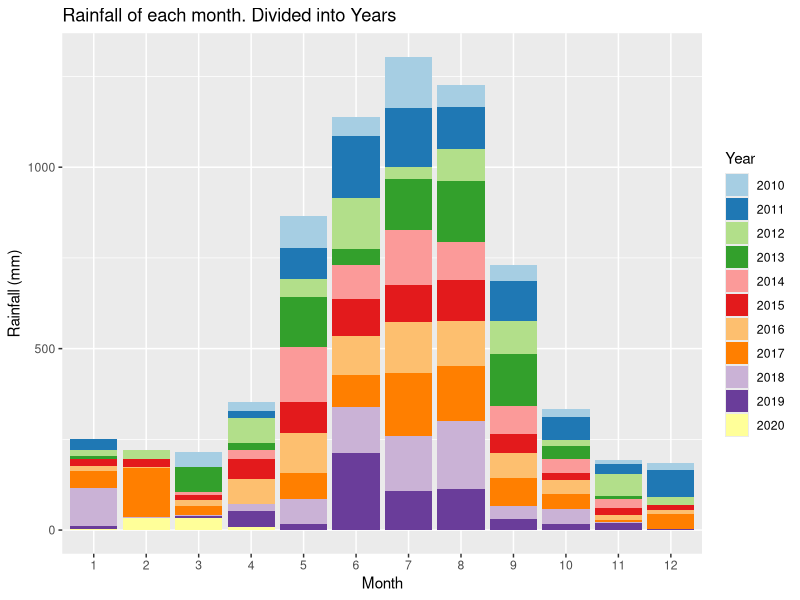
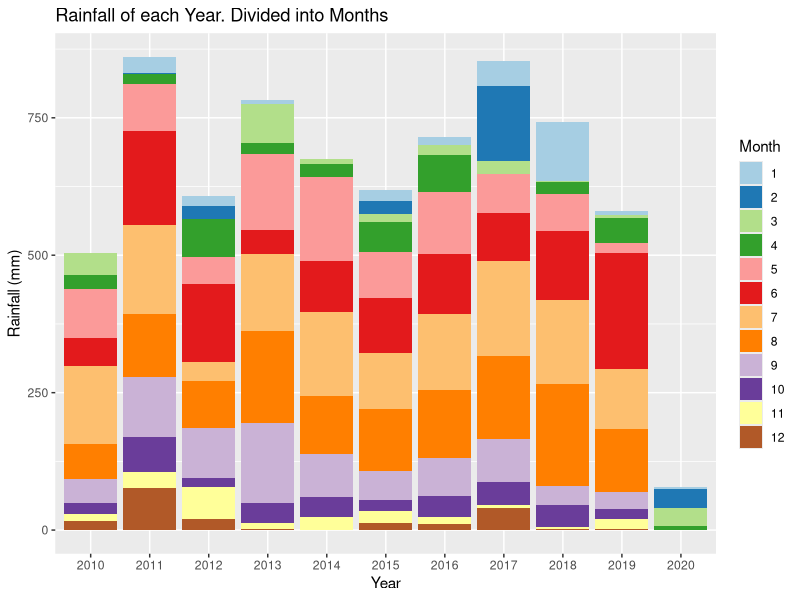
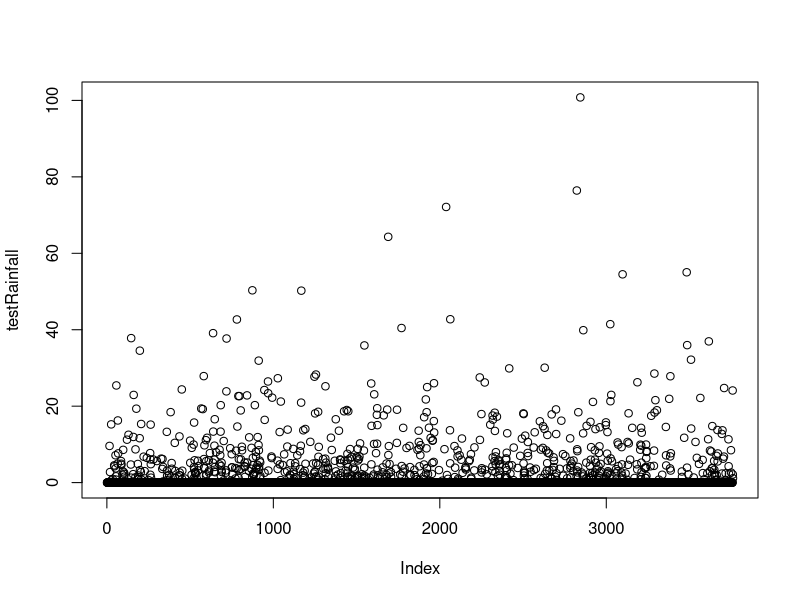
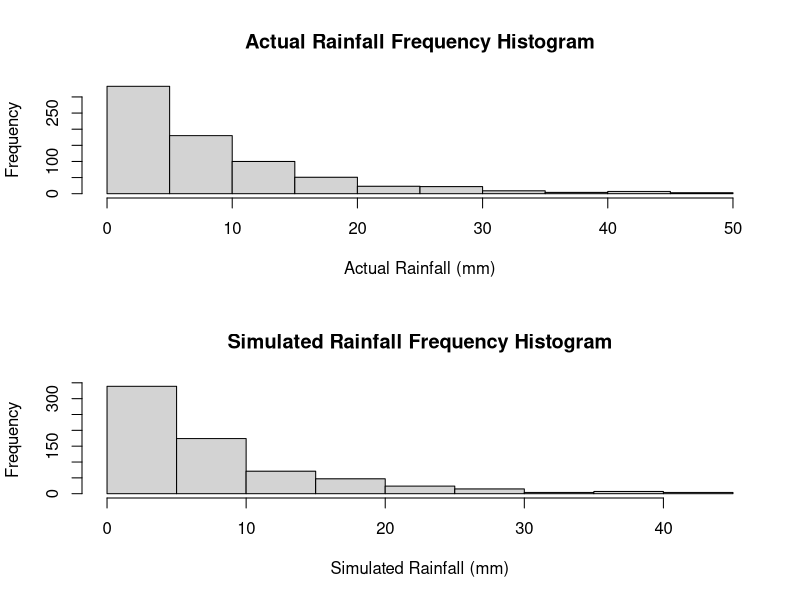
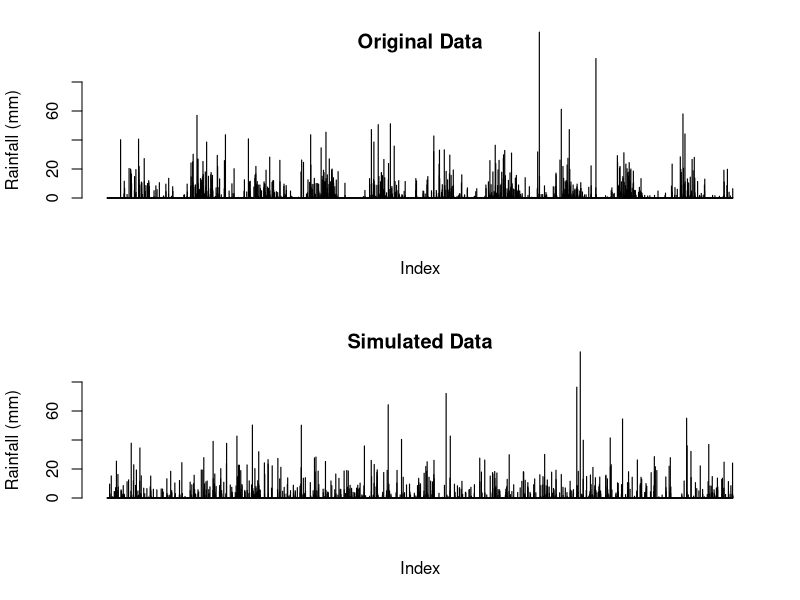
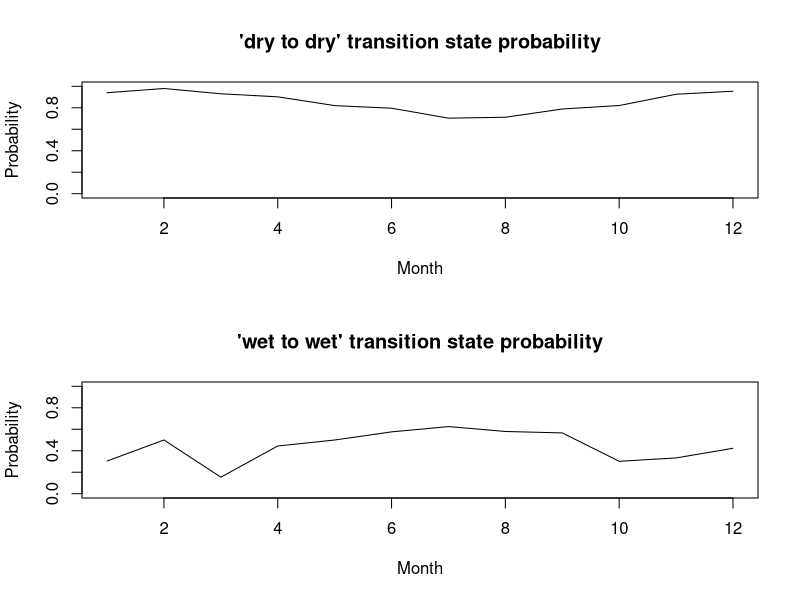
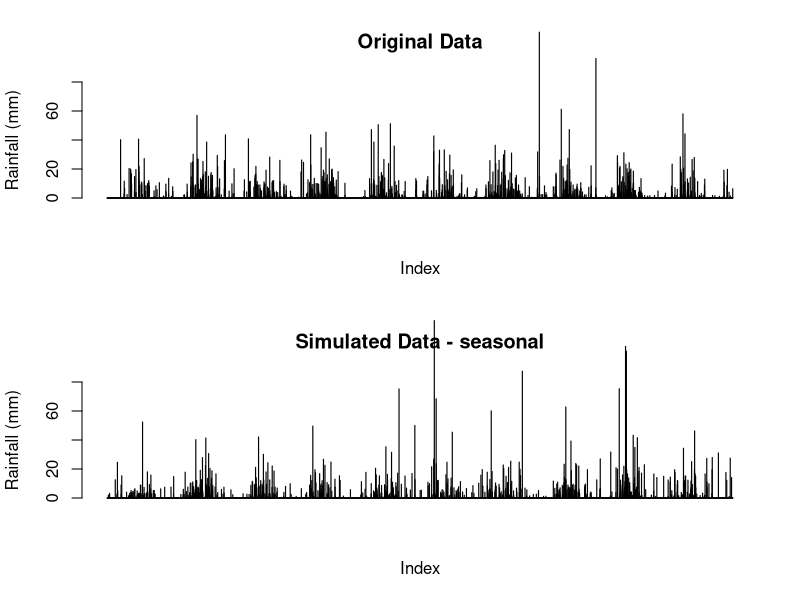
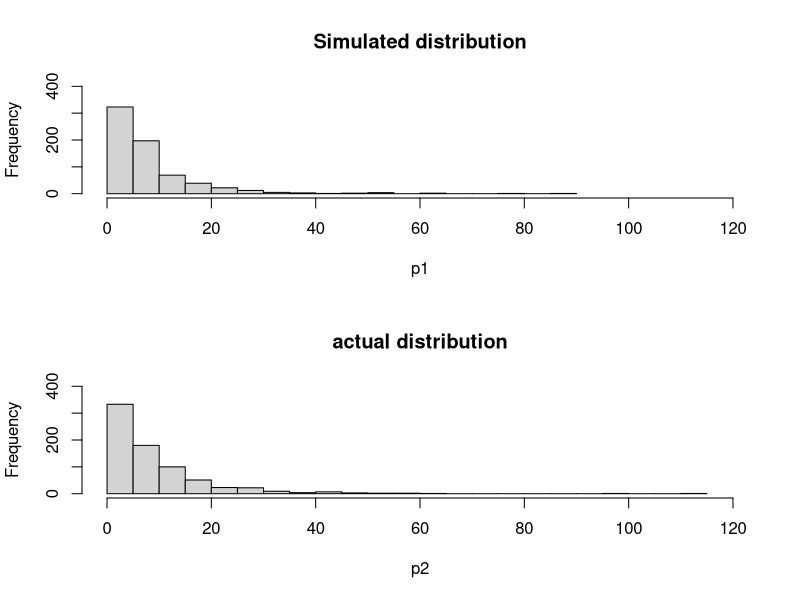

Reproduce these figures in R, in order.
## ---- chunk 1
knitr::opts_chunk$set(echo = TRUE)
## ---- chunk 2
# Reading in the data from the csv file
data <-  read.csv("IDCJAC0009_009225_1800_Data.csv")
weather_data <- data
weather_data <- weather_data[which(is.na(weather_data$Rainfall.amount..millimetres.) == FALSE),]
## ---- chunk 3
table(weather_data$Year, weather_data$Quality)
## ---- chunk 4
weather_data$date <- do.call(paste, c(weather_data[c("Day", "Month", "Year")], sep = "-"))
## ---- chunk 5
state <- function(x){
  stateList <- c()
  for(ii in 1:length(x)){
    if(x[ii] < 1){
      stateList <- c(stateList, "dry")
    }
    if(x[ii] >= 1){
      stateList <- c(stateList, "wet")
    }
  }
  return(stateList)
}
weather_data$state <- state(weather_data$Rainfall.amount..millimetres.)
## ---- chunk 6
transitionState <- function(x){
  transitionStateList <- c('') #can't find transition state of first observation
  for(i in 2:length(x)){
    if(x[i] == "dry"){
      if (x[i-1] == "dry"){
        transitionStateList <- c(transitionStateList, "DryToDry")
      }
      else {
        transitionStateList <- c(transitionStateList, "WetToDry")
      }
    }
    if(x[i] == "wet"){
      if (x[i-1] == "dry"){
        transitionStateList <- c(transitionStateList, "DryToWet")
      }
      else {
        transitionStateList <- c(transitionStateList, "WetToWet")
      }
    }
  }
  return(transitionStateList)
}
weather_data$transitionState <- transitionState(weather_data$state)
## ---- chunk 7
train_data <- subset(weather_data, Year >= 2010)
library(ggplot2)
library(RColorBrewer)

# Plotting the rainfall data (grouped by years and months)
ggplot(train_data, aes(x = factor(Month), y = Rainfall.amount..millimetres., fill = factor(Year))) + 
  geom_bar(stat = "identity") + 
  scale_fill_brewer(palette = "Paired") + 
  xlab("Month")+
  ylab("Rainfall (mm)")+
  labs(fill = "Year")+
  ggtitle("Rainfall of each month. Divided into Years")

ggplot(train_data, aes(x = factor(Year), y = Rainfall.amount..millimetres., fill = factor(Month))) + 
  geom_bar(stat = "identity") + 
  scale_fill_brewer(palette = "Paired") + 
  xlab("Year")+
  ylab("Rainfall (mm)")+
  labs(fill = "Month")+
  ggtitle("Rainfall of each Year. Divided into Months")
## ---- chunk 8
table(train_data$Month, train_data$Year)
## ---- chunk 9
#Calculating transition state probabilities, in general (no respect to month or season)
weatherTable <- table(train_data$transitionState)

probWetToWet = weatherTable['WetToWet'] / (weatherTable['WetToWet'] + weatherTable['WetToDry'])
probWetToWet

probDryToDry = weatherTable['DryToDry'] / (weatherTable['DryToDry'] + weatherTable['DryToWet'])
probDryToDry
## ---- chunk 10
#Basic generator (No seasonal variation)

currentState = "dry" #can make this into a random choice later
                                              #choosing next state depending on probs calculated above
generateRainfallBasic <- function(genLength){
  rainAmountList <- c()
  for (i3 in 1:genLength){
    if (currentState == "dry"){
      if (runif(1) < probDryToDry){
        currentState = "dry"
      }
      else{
        currentState = "wet"
      }
    }
    else if (currentState == "wet"){
      if (runif(1) < probWetToWet){
        currentState = "wet"
      }
      else{
        currentState = "dry"
      }
    }
                                      #generating amount of rainfall if state is wet, else 0
    if (currentState == "wet"){
      rainAmount <- 5*exp(rnorm(1))
      rainAmountList <- c(rainAmountList, rainAmount)
    }
    else{
      rainAmountList <- c(rainAmountList, 0)
    }
  }
  return(rainAmountList)
}
## ---- chunk 11
#Basic generator tests
testRainfall = generateRainfallBasic(3761)
plot(testRainfall)

par(mfrow=c(2,1))
hist(train_data$Rainfall.amount..millimetres.[train_data$Rainfall.amount..millimetres.>1 & train_data$Rainfall.amount..millimetres.<50], xlab = "Actual Rainfall (mm)", main = "Actual Rainfall Frequency Histogram")
hist(testRainfall[testRainfall > 1 & testRainfall <50], xlab = "Simulated Rainfall (mm)", main = "Simulated Rainfall Frequency Histogram")

par(mfrow=c(2,1))
barplot(train_data$Rainfall.amount..millimetres., ylim = c(0,80), main = "Original Data", ylab = "Rainfall (mm)", xlab = "Index")
barplot(testRainfall, ylim = c(0,80), main = "Simulated Data", ylab = "Rainfall (mm)", xlab = "Index")
## ---- chunk 12
#Calculates the transition probabilities for each month
transitonStatesMonthsFrame <- data.frame(list(rep(0, 12), list(rep(0, 12), list(rep(0, 12), list(rep(0, 12)))))) #Initialises 12x4 frame filled with zeroes
names(transitonStatesMonthsFrame) <- c('DryToDry', 'DryToWet', 'WetToDry', 'WetToWet')

#Makes the dataframe with the count of each transition state with each month
for (i4 in 1:dim(train_data)[1]){
  tempTransitionState <- train_data[i4, 'transitionState']
  tempMonth <- train_data[i4, 'Month']
  transitonStatesMonthsFrame[tempMonth, tempTransitionState] <- transitonStatesMonthsFrame[tempMonth, tempTransitionState]+1
}
## ---- chunk 13
#Calculates the probabilities for each month in the data frame
probTransitonStatesMonthsFrame <- transitonStatesMonthsFrame
for (i in 1:dim(transitonStatesMonthsFrame)[1]){
  
  probTransitonStatesMonthsFrame[i, 'DryToDry'] <- transitonStatesMonthsFrame[i, 'DryToDry'] / (transitonStatesMonthsFrame[i, 'DryToDry'] + transitonStatesMonthsFrame[i, 'DryToWet'])
  
  probTransitonStatesMonthsFrame[i, 'DryToWet'] <- transitonStatesMonthsFrame[i, 'DryToWet'] / (transitonStatesMonthsFrame[i, 'DryToDry'] + transitonStatesMonthsFrame[i, 'DryToWet'])
    
  probTransitonStatesMonthsFrame[i, 'WetToDry'] <- transitonStatesMonthsFrame[i, 'WetToDry'] / (transitonStatesMonthsFrame[i, 'WetToDry'] + transitonStatesMonthsFrame[i, 'WetToWet'])
    
  probTransitonStatesMonthsFrame[i, 'WetToWet'] <- transitonStatesMonthsFrame[i, 'WetToWet'] / (transitonStatesMonthsFrame[i, 'WetToDry'] + transitonStatesMonthsFrame[i, 'WetToWet'])
}
## ---- chunk 14
#How the transition state probabilities vary for each month
plot(probTransitonStatesMonthsFrame$DryToDry, ylim = c(0,1), xlab = "Month", main = "'dry to dry' transition state probability", type = 'l', ylab = "Probability")
plot(probTransitonStatesMonthsFrame$WetToWet, ylim = c(0,1), xlab = "Month", main = "'wet to wet' transition state probability", type = 'l', ylab = "Probability")
## ---- chunk 15
#Weather generator accounting  for seasonal variation of transition states or something i hope
#Yes this is just a spicy version of basic generator it's mostly the same in fact if i forget to even do this it is the same

generateRainfallSeasonal <- function(input){
  currentState = "dry" #can make this into a random choice later
  rainAmountList <- c()
  for (i5 in 1:dim(input)[1]){
    if (currentState == "dry"){
      if (runif(1) < probTransitonStatesMonthsFrame[input[i5, 'Month'], 'DryToDry']){ #now inputs depending on the month of input
        currentState = "dry"
      }
      else{
        currentState = "wet"
      }
    }
    else if (currentState == "wet"){
      if (runif(1) < probTransitonStatesMonthsFrame[input[i5, 'Month'], 'WetToWet']){
        currentState = "wet"
      }
      else{
        currentState = "dry"
      }
    }
                                      #generating amount of rainfall if state is wet, else 0
    if (currentState == "wet"){
      rainAmount <- 5*exp(rnorm(1)) #now log-normal dist, 5 used because is close to mean of weather_data's / the mean of what exp(rnorm(1)) is by default
      rainAmountList <- c(rainAmountList, rainAmount)
    }
    else{
      rainAmountList <- c(rainAmountList, 0)
    }
  }
  return(rainAmountList)
}
## ---- chunk 16
#testing code for seasonal generator
inputSeasonalRainfall <- dplyr::select(train_data, 'Year', 'Month', 'Day') #using existing train data's dates to input to function, instead of putting in just how many to generate

testSeasonalRainfall = generateRainfallSeasonal(inputSeasonalRainfall)
## ---- chunk 17
par(mfrow=c(2,1))
barplot(train_data$Rainfall.amount..millimetres., ylim = c(0,80), main = "Original Data", ylab = "Rainfall (mm)", xlab = "Index")
barplot(testSeasonalRainfall, ylim = c(0,80), main = "Simulated Data - seasonal", ylab = "Rainfall (mm)", xlab = "Index")
## ---- chunk 18
#comparing log-normal against actual data, veeerryyyy close fit, will use log-normal for rainfall sim
p1 <- 5*exp(rnorm(732))
p1 <- p1[p1>1]
hist(p1, breaks = 30, xlim = c(0,120), ylim = c(0,400), main = "Simulated distribution")

p2 <- train_data$Rainfall.amount..millimetres.[train_data$Rainfall.amount..millimetres.>1]
hist(p2, breaks = 30, xlim = c(0,120), ylim = c(0,400), main = "actual distribution")

## ---- chunk 19
set.seed(100345)

sampID <- sample.int(nrow(train_data), size = 0.5*nrow(train_data), replace = FALSE)
train_data <- train_data[sampID,] # 50% of data for training
test_data <- train_data[-sampID,] # 50% for testing
## ---- chunk 20
#code to calculate transition probabilities for each month (copied from earlier)

transitonStatesMonthsFrame <- data.frame(list(rep(0, 12), list(rep(0, 12), list(rep(0, 12), list(rep(0, 12)))))) #initialising frame by creating 12x4 frame filled with zeroes
names(transitonStatesMonthsFrame) <- c('DryToDry', 'DryToWet', 'WetToDry', 'WetToWet') #name da columns

for (i4 in 1:dim(train_data)[1]){ #making dataframe with count of each transition state for each month
  tempTransitionState <- train_data[i4, 'transitionState']
  tempMonth <- train_data[i4, 'Month']
  transitonStatesMonthsFrame[tempMonth, tempTransitionState] <- transitonStatesMonthsFrame[tempMonth, tempTransitionState]+1
}
## ---- chunk 21
#also copied from earlier
probTransitonStatesMonthsFrame<- transitonStatesMonthsFrame
for (i in 1:dim(transitonStatesMonthsFrame)[1]){ #calculating transition probs for each month in df
  
  probTransitonStatesMonthsFrame[i, 'DryToDry'] <- transitonStatesMonthsFrame[i, 'DryToDry'] / (transitonStatesMonthsFrame[i, 'DryToDry'] + transitonStatesMonthsFrame[i, 'DryToWet'])
  
  probTransitonStatesMonthsFrame[i, 'DryToWet'] <- transitonStatesMonthsFrame[i, 'DryToWet'] / (transitonStatesMonthsFrame[i, 'DryToDry'] + transitonStatesMonthsFrame[i, 'DryToWet'])
    
  probTransitonStatesMonthsFrame[i, 'WetToDry'] <- transitonStatesMonthsFrame[i, 'WetToDry'] / (transitonStatesMonthsFrame[i, 'WetToDry'] + transitonStatesMonthsFrame[i, 'WetToWet'])
    
  probTransitonStatesMonthsFrame[i, 'WetToWet'] <- transitonStatesMonthsFrame[i, 'WetToWet'] / (transitonStatesMonthsFrame[i, 'WetToDry'] + transitonStatesMonthsFrame[i, 'WetToWet'])
}
## ---- chunk 22
#generate test data
testSeasonalRainfall50 = generateRainfallSeasonal(train_data)
## ---- chunk 23
par(mfrow = c(2, 1))

barplot(testSeasonalRainfall50, ylab = "Rainfall (mm)", xlab = "index", main = "Simulated data")
barplot(test_data$Rainfall.amount..millimetres., ylab = "Rainfall (mm)", xlab  = "index", main = "Actual data")
## ---- chunk 24
train_data <- subset(weather_data, Year >= 2010)
train10_data <- subset(weather_data, Year >= 2009 & Year < 2019)
data_2019 <- subset(weather_data, Year == 2019)
## ---- chunk 25
#code to calculate transition probabilities for each month (copied from earlier)

transitonStatesMonthsFrame <- data.frame(list(rep(0, 12), list(rep(0, 12), list(rep(0, 12), list(rep(0, 12)))))) #initialising frame by creating 12x4 frame filled with zeroes
names(transitonStatesMonthsFrame) <- c('DryToDry', 'DryToWet', 'WetToDry', 'WetToWet') #name da columns

for (i4 in 1:dim(train10_data)[1]){ #making dataframe with count of each transition state for each month
  tempTransitionState <- train10_data[i4, 'transitionState']
  tempMonth <- train10_data[i4, 'Month']
  transitonStatesMonthsFrame[tempMonth, tempTransitionState] <- transitonStatesMonthsFrame[tempMonth, tempTransitionState]+1
}
## ---- chunk 26
#also copied from earlier
probTransitonStatesMonthsFrame<- transitonStatesMonthsFrame
for (i in 1:dim(transitonStatesMonthsFrame)[1]){ #calculating transition probs for each month in df
  
  probTransitonStatesMonthsFrame[i, 'DryToDry'] <- transitonStatesMonthsFrame[i, 'DryToDry'] / (transitonStatesMonthsFrame[i, 'DryToDry'] + transitonStatesMonthsFrame[i, 'DryToWet'])
  
  probTransitonStatesMonthsFrame[i, 'DryToWet'] <- transitonStatesMonthsFrame[i, 'DryToWet'] / (transitonStatesMonthsFrame[i, 'DryToDry'] + transitonStatesMonthsFrame[i, 'DryToWet'])
    
  probTransitonStatesMonthsFrame[i, 'WetToDry'] <- transitonStatesMonthsFrame[i, 'WetToDry'] / (transitonStatesMonthsFrame[i, 'WetToDry'] + transitonStatesMonthsFrame[i, 'WetToWet'])
    
  probTransitonStatesMonthsFrame[i, 'WetToWet'] <- transitonStatesMonthsFrame[i, 'WetToWet'] / (transitonStatesMonthsFrame[i, 'WetToDry'] + transitonStatesMonthsFrame[i, 'WetToWet'])
}
## ---- chunk 27
# using month probabilites generate one years worth of data 
monthList <- subset(weather_data, Year == 2011) # a year that isn't a leap year to get the month list, as generation algorithm only requires months
monthList <- monthList['Month']
testSeasonalRainfall10 <- generateRainfallSeasonal(monthList)
## ---- chunk 28
#compare generated year against 2019
par(mfrow = c(2,1))
barplot(testSeasonalRainfall10, xlab = "Index", ylab = "Rainfall (mm)", main = "Simulated Rainfall")
barplot(data_2019$Rainfall.amount..millimetres., xlab = "Index", ylab = "Rainfall (mm)", main = "2019 Rainfall")


# check other years for comparison
par(mfrow = c(3,2))
barplot(testSeasonalRainfall10, xlab = "Index", ylab = "Rainfall (mm)", main = "Simulated Rainfall")
year <- subset(weather_data, Year == 2015)
barplot(year$Rainfall.amount..millimetres., xlab = "Index", ylab = "Rainfall (mm)", main = "2015 Rainfall")
year <- subset(weather_data, Year == 2008)
barplot(year$Rainfall.amount..millimetres., xlab = "Index", ylab = "Rainfall (mm)", main = "2008 Rainfall")
year <- subset(weather_data, Year == 2017)
barplot(year$Rainfall.amount..millimetres., xlab = "Index", ylab = "Rainfall (mm)", main = "2017 Rainfall")
year <- subset(weather_data, Year == 2007)
barplot(year$Rainfall.amount..millimetres., xlab = "Index", ylab = "Rainfall (mm)", main = "2007 Rainfall")
year <- subset(weather_data, Year == 2013)
barplot(year$Rainfall.amount..millimetres., xlab = "Index", ylab = "Rainfall (mm)", main = "2013 Rainfall")
rm(year)
## ---- chunk 29
temp <- subset(weather_data, weather_data$state == "wet")
mean(temp$Rainfall.amount..millimetres.)
rm(temp)
## ---- chunk 30
# Creates a graph of difference in rainfall for years, weeks, months, years to see if there are any potential patterns.

# Creates a list of the weekly rainfall
RainfallWeekly <- data.frame("Rainfall (mm)", "Week")
colnames(RainfallWeekly) <- c("Rainfall (mm)", "Week")
RainfallWeekly$`Rainfall (mm)` <- as.numeric(RainfallWeekly$`Rainfall (mm)`)
RainfallWeekly$Week <- as.numeric(RainfallWeekly$Week)
week = 1
weekRain = 0
for(ii in c(1: nrow(weather_data))){
  weekRain = weekRain + weather_data[ii, 6] # rainfall amount for that row
  
  if(ii%%7 == 0){ # every 7th row
    RainfallWeekly[(ii/7), 1] <- weekRain # 1 row of RainfallWeekly created every 7 rows (1 weeks) - inserting rainfall total for that week
    RainfallWeekly[(ii/7), 2] <- week
    week = week + 1
    weekRain = 0 # clear total rainfall to prepare for next week
  }
}
## ---- chunk 31
RainfallWeeklyDiff <- data.frame(c(1:(nrow(RainfallWeekly)-1)), c(1:(nrow(RainfallWeekly)-1))) # data frame with two columns, one less row than RainfallWeekly
colnames(RainfallWeeklyDiff) <- c("Rainfall diff (mm)", "Week")
RainfallWeeklyDiff$`Rainfall diff (mm)` <- diff(RainfallWeekly$`Rainfall (mm)`) # change in weeks
## ---- chunk 32
# plot first 700 weeks first against the difference in rainfall, and then the rainfall per week
par(mfrow = c(4,1))
plot(RainfallWeeklyDiff[c(1:350), 2], RainfallWeeklyDiff[c(1:350), 1], xlab = "week", ylab = "change in rainfall (mm)", cex = 2, type = "b")
plot(RainfallWeekly[c(1:350), 2], RainfallWeekly[c(1:350), 1], xlab = "week", ylab = "rainfall (mm)", type = "l")
plot(RainfallWeeklyDiff[c(351:700), 2], RainfallWeeklyDiff[c(351:700), 1], xlab = "week", ylab = "change in rainfall (mm)", cex = 2, type = "b")
plot(RainfallWeekly[c(351:700), 2], RainfallWeekly[c(351:700), 1], xlab = "week", ylab = "rainfall (mm)", type = "l")

## ---- chunk 33
# plot second 700 weeks first against the difference in rainfall, and then the rainfall per week
par(mfrow = c(4,1))
plot(RainfallWeeklyDiff[c(701:1050), 2], RainfallWeeklyDiff[c(701:1050), 1], xlab = "week", ylab = "change in rainfall (mm)", cex = 2, type = "b")
plot(RainfallWeekly[c(701:1050), 2], RainfallWeekly[c(701:1050), 1], xlab = "week", ylab = "rainfall (mm)", type = "l")
plot(RainfallWeeklyDiff[c(1051:1414), 2], RainfallWeeklyDiff[c(1051:1414), 1], xlab = "week", ylab = "change in rainfall (mm)", cex = 2, type = "b")
plot(RainfallWeekly[c(1051:1414), 2], RainfallWeekly[c(1051:1414), 1], xlab = "week", ylab = "rainfall (mm)", type = "l")
## ---- chunk 34
rainSort_2019 <- data_2019$Rainfall.amount..millimetres.
# qqplot before removing 'dry' days
qqnorm(rainSort_2019, pch = 1, frame = F, main = "Normal Q-Q Plot of Rainfall 2019 (including dry days)")
qqline(rainSort_2019, col = "red", lwd = 2)
rainSort_2019 <- rainSort_2019[which(rainSort_2019 != 0)]
# qqplot after removing 'dry' days
qqnorm(rainSort_2019, pch = 1, frame = F, main = "Normal Q-Q Plot of Rainfall 2019 (excluding dry days)")
qqline(rainSort_2019, col = "red", lwd = 2)
hist(rainSort_2019, breaks = 50)
# data is not normally distributed
rm(rainSort_2019)
## ---- chunk 35
rain2019 <- subset(weather_data, Year == 2019)
length(rain2019$Rainfall.amount..millimetres.)
length(testSeasonalRainfall10)

table(rain2019$Month)
# Since there are two days missing from October and December, we will have to find the days and remove them from our simulated results.
table(rain2019$Day)
# one month is missing a day 5, and another is missing a day 19 (both 11 when should be 12)/
temp <- subset(rain2019, Day == 5)
temp$Month # 5th of October missing
temp <- subset(rain2019, Day == 19)
temp$Month # 19th of December missing
rm(temp)
## ---- chunk 36
# To perform the Wilcoxon Signed Rank test we remove those dates from testSeasonalRainfall10
# 2019 is a non leap year so February will have 28 days
#October 5th and December 19th are missing, so we remove them
month_result <- which(rain2019$date == "4-10-2019" | rain2019$date=="18-12-2019")
simRainfall2019 <- testSeasonalRainfall10[-c(month_result[1]+1, month_result[2]+1)]

# Test of testSeasonalRainfall10 against 2019 rainfall (testSeasonalRainfall10 was simulation of 2019 rainfall)
wilcox.test(simRainfall2019, rain2019$Rainfall.amount..millimetres., paired = T, alternative = "t")

# Since the p-value is relatively high, it can be concluded that there is no significant diference between the simulated 2019 data and the actual 2019 data. 
# While the simulation may not be an accurate prediction of 2019 (as seen in the barplots), the simulation was also not logically flawed, as there is not a significant difference between the median of the simulation and the median of the actual.
#Furthermore, a qucik comparison of the medians in the Wilcoxon Signed Rank test shows that (as expected) they are also very similar.
cat("Median of actual and simulated rainfall respectively: ", median(rain2019$Rainfall.amount..millimetres.), median(simRainfall2019))
rm(simRainfall2019)
